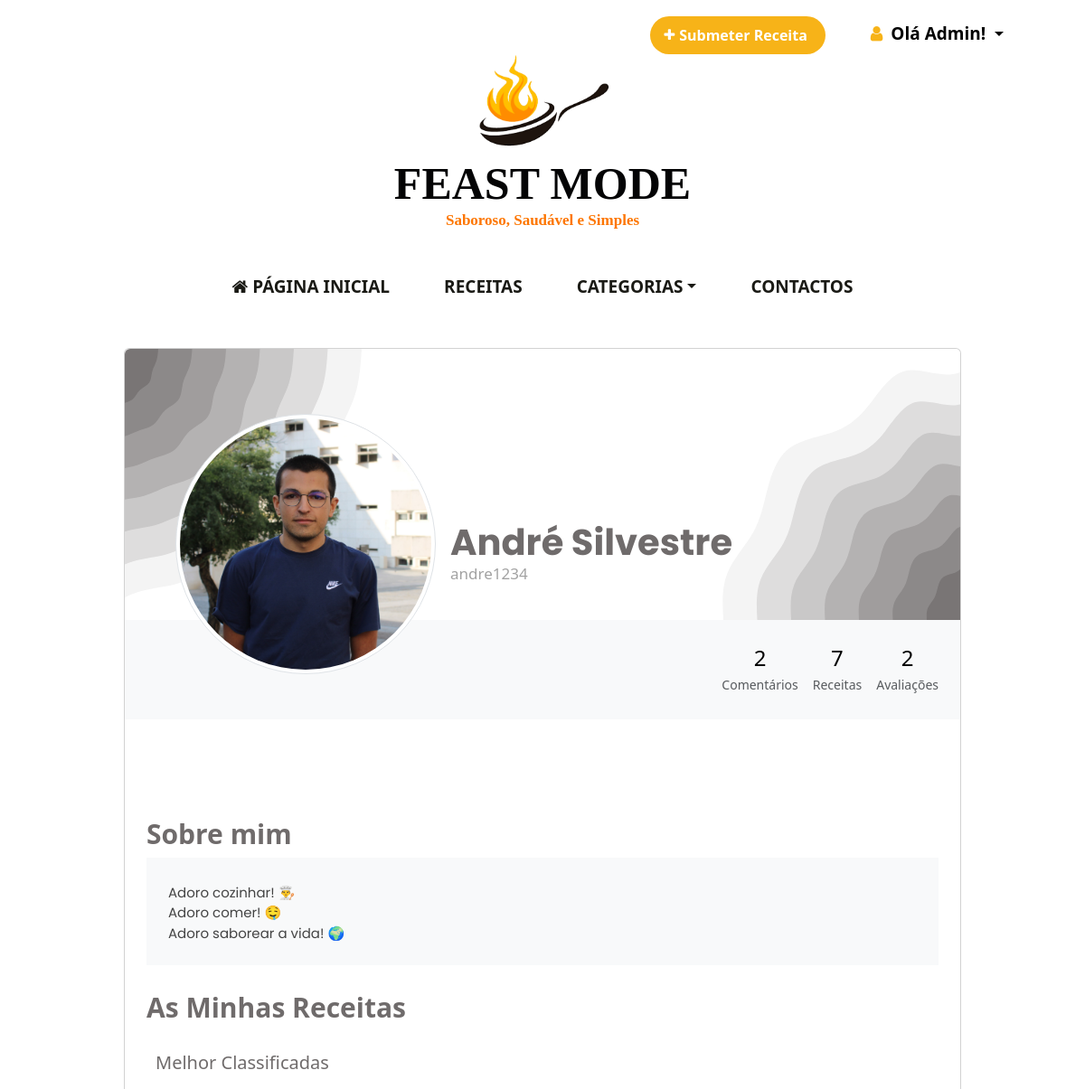
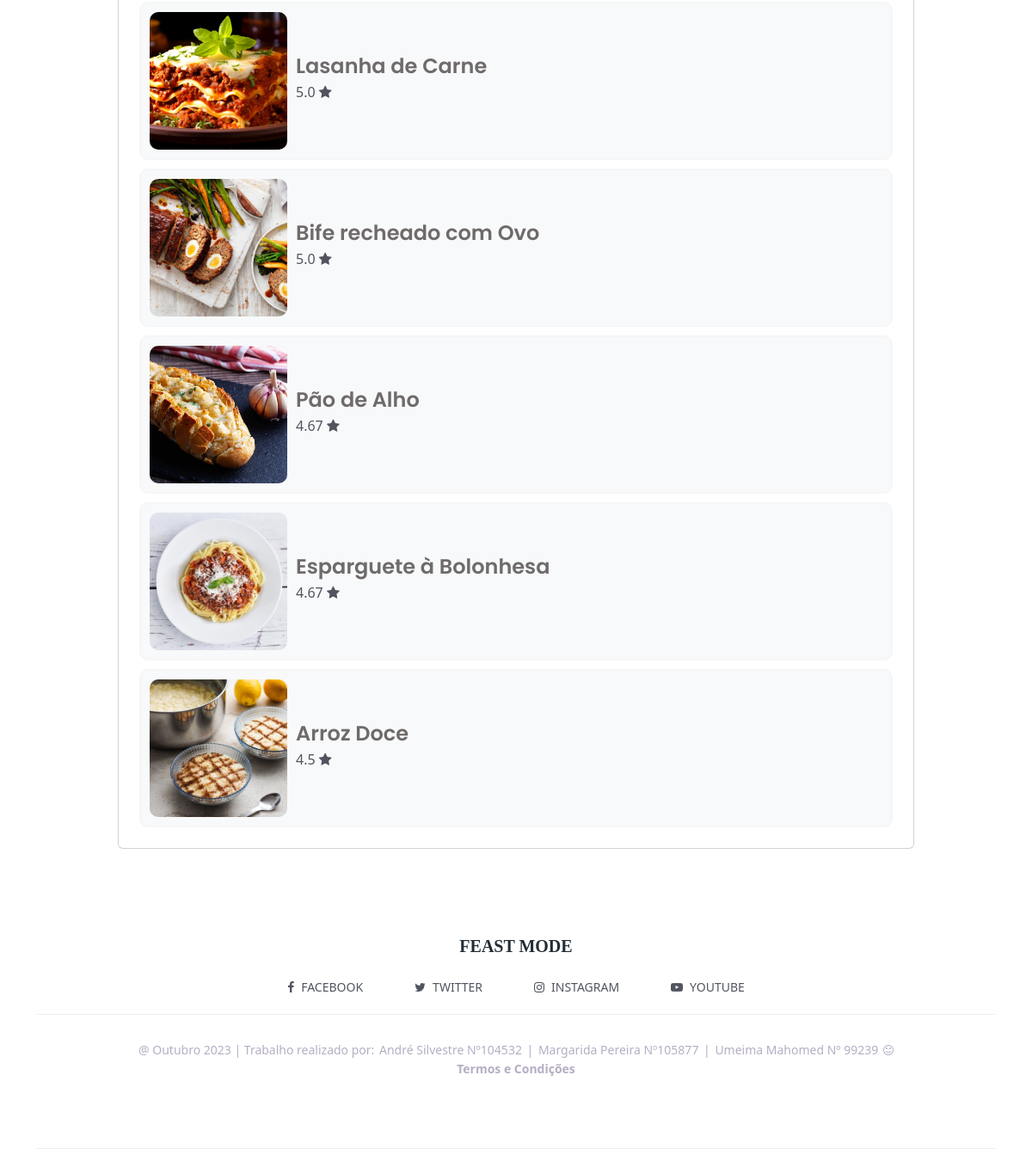
The app's page /perfil/andre1234/ (signed in) with its own data (2 pictures, top to bottom).
### recipe/models.py (models this page shows, shortened)
class Perfil(models.Model):
    user = models.OneToOneField(User, on_delete=models.CASCADE, primary_key=True)
    foto = models.ImageField(upload_to='foto_perfil', null=True, blank=True)
    descricao_pessoal = models.TextField(max_length=5000, null=True, blank=True)
    total_comentarios = models.IntegerField(default=0)
    total_avaliacoes = models.IntegerField(default=0)

class Receita(models.Model):
    autor = models.ForeignKey(User, on_delete=models.CASCADE)
    titulo = models.CharField(max_length=100, null=False, blank=False)
    doses = models.IntegerField(null=False, default=1)
    pub_data = models.DateTimeField(verbose_name='Data de Publicacao', default=timezone.now)
    tempo_prep = models.PositiveSmallIntegerField(null=False, default=1)
    grau_dificuldade = models.CharField(max_length=100,
                                        choices=[('Fácil', 'Fácil'),
                                                 ('Médio', 'Médio'),
                                                 ('Dificil', 'Dificil'), ], null=False)
    categoria = models.CharField(max_length=100,
                                 choices=[('Carne', 'Carne'), ('Peixe', 'Peixe'),
                                          ('Vegetariano/Vegan', 'Vegetariano/Vegan'), ('Salada', 'Salada'),
                                          ('Sobremesa', 'Sobremesa'), ('Entrada', 'Entrada'), ], null=False)
    calorias = models.PositiveIntegerField(null=False, default=1)
    modo_prep = models.TextField(null=False, blank=False, default='')
    imagem = models.ImageField(upload_to='recipe_image', null=True, blank=True)
    def media_avaliacoes(self):
        classificacoes = self.classificacao_set.all()
        if classificacoes.exists():
            return round(sum([c.rating for c in classificacoes]) / classificacoes.count(), 2)
        return 0

class Classificacao(models.Model):
    user = models.ForeignKey(User, on_delete=models.CASCADE)
    receita = models.ForeignKey(Receita, on_delete=models.CASCADE)
    rating = models.IntegerField(null=False, default='', choices=((1, '1'),
                                                                  (2, '2'),
                                                                  (3, '3'),
                                                                  (4, '4'),
                                                                  (5, '5'),))
    ava_data = models.DateTimeField(verbose_name='Data da Avaliacao', default=timezone.now)
    class Meta:
        unique_together = (('user', 'receita'),)

### recipe/views.py (the view)
# urls.py: path('perfil/<str:username>/', views.perfil, name='perfil'),
@login_required(login_url="recipe:login_page")
def perfil(request, username):
    user = get_object_or_404(User, username=username)
    top_receitas_user = Receita.objects.filter(autor=user) \
                               .annotate(avg_rating=Avg('classificacao__rating')) \
                               .order_by('-avg_rating')[:5]
    return render(request, 'recipe/perfil.html', {'user': user, 'top_receitas_user': top_receitas_user})

### recipe/templates/recipe/perfil.html (shortened to what this page needs)
<!DOCTYPE html>
{% extends "recipe/base.html" %}
{% block blocotopo %}
{% load static %}
{% load bootstrap5 %}
{% bootstrap_css %}
<html lang="en">
<head>
    <link href="https://unpkg.com/aos@2.3.1/dist/aos.css" rel="stylesheet">
</head>
<body>
    <section class="h-100">
        <div class="container py-5 h-100">
            <div class="row d-flex justify-content-center align-items-center h-100">
                <div class="col col-lg-12 col-xl-10">
                    <div class="card">
                        <div class="rounded-top text-white d-flex flex-row"
                             style="background: rgba(0, 0, 0, 0.8) url({% static "recipe/img/perfil-banner.svg" %}) no-repeat center;
                                     height:300px; background-size: cover;" >
                            <div class="ms-4 mt-5 d-flex flex-column" style="width: 20rem;" data-aos="fade-up" data-aos-duration="800">
                                <img src= "{{ user.perfil.foto.url }}"
                                     alt="" class="img-thumbnail img-fluid mt-4 mb-2"
                                     style="z-index: 1; border-radius: 50%; object-fit: cover; aspect-ratio:1/1; margin-left: 2rem">
                            </div>
                            <div class="ms-3" style="margin-top: 190px;">
                                <h1 style="color: #6f6b6b; margin-bottom: -2px; font-weight: bold" data-aos="fade-up-left" data-aos-duration="800">{{ user.first_name }} {{ user.last_name }}</h1>
                                <p style="font-size: 17px; color: #a2a2a2" data-aos="fade-up-left" data-aos-duration="800">{{ user.username }}</p>
                            </div>
                        </div>
                        <div class="p-4 text-black" style="background-color: #f8f9fa;">
                            <div class="d-flex justify-content-end text-center py-1" data-aos="fade-up" data-aos-duration="800">
                                <div>
                                    <p class="mb-1 h4">{{ user.perfil.total_comentarios }}</p>
                                    <p class="small text-muted mb-0">Comentários</p>
                                </div>
                                <div class="px-3">
                                    <p class="mb-1 h4">{{ user.receita_set.count }}</p>
                                    <p class="small text-muted mb-0">Receitas</p>
                                </div>
                                <div>
                                    <p class="mb-1 h4">{{ user.perfil.total_avaliacoes }}</p>
                                    <p class="small text-muted mb-0">Avaliações</p>
                                </div>
                            </div>
                        </div>
                        <div class="card-body p-4 text-black">
                            <div class="mb-4" style="margin-top:5rem" data-aos="fade-up" data-aos-duration="800">
                                {% if user.perfil.descricao_pessoal %}
                                    <p class="lead fw-bolder mb-1" style="font-size: 30px; color: #6f6b6b">Sobre mim</p>
                                    <div class="p-4" style="background-color: #f8f9fa;">
                                            <pre style="font-family: 'Poppins', sans-serif; font-size: 15px; text-align: justify;
                                                        color: #444444;margin-bottom: 0;white-space: break-spaces;">{{ user.perfil.descricao_pessoal }}</pre>
                                    </div>
                                {% endif %}
                            </div>
                            <div class="d-flex justify-content-between align-items-center mb-4" data-aos="fade-up" data-aos-duration="800">
                                <p class="lead fw-bolder mb-0" style="font-size: 30px; color: #6f6b6b">
                                    As Minhas Receitas
                                </p>
                            </div>
                            <p style="font-size: 20px; color: #6f6b6b; margin-left: 10px;font-weight: 500" data-aos="fade-up" data-aos-duration="800">Melhor Classificadas</p>
                            {% if top_receitas_user %}
                                <div class="box">
                                    {% for receita in top_receitas_user %}
                                        <a href="{% url 'recipe:detalhe' receita.titulo %}">
                                        <div class="list">
                                            <div class="imgBox" data-aos="fade-up" data-aos-duration="600">
                                                <img src="{{ receita.imagem.url }}" alt="">
                                            </div>
                                            <div class="info">
                                                <h4 data-aos="fade-up" data-aos-duration="800">{{ receita.titulo }}</h4>
                                                <p data-aos="fade-up" data-aos-duration="800">{{ receita.media_avaliacoes }} <i class="fa fa-star" aria-hidden="true"></i></p>
                                            </div>
                                        </div>
                                        </a>
                                    {% endfor %}
                                </div>
                            {% else %}
                                <p> Sem receitas publicadas! </p>
                            {% endif %}
                        </div>
                    </div>
                </div>
            </div>
        </div>
    </section>
    {% endblock %}

### recipe/templates/recipe/base.html (shortened to what this page needs)
<!DOCTYPE html>
<html lang="en">
{% load static %}
{% load bootstrap5 %}
{% bootstrap_css %}
<head>
    <link rel="stylesheet" type="text/css" href="{% static 'recipe/style.css' %}" />
    <link rel="stylesheet" href="https://cdnjs.cloudflare.com/ajax/libs/font-awesome/4.7.0/css/font-awesome.min.css">
    <link href="https://unpkg.com/aos@2.3.1/dist/aos.css" rel="stylesheet">
</head>
<body>
    <nav class="navbar navbar-expand-lg bg-transparent navbar-dark" style="margin-right: 3rem;">
        <div class="container-fluid">
            <ul class="navbar-nav ms-auto d-flex flex-row">
                {% if not user.is_authenticated %}
                <li class="nav-item dropdown">
                    <a class="nav-link dropdown-toggle text-black" id="navbarDropdown"
                       role="button" data-mdb-toggle="dropdown" aria-expanded="false" style="text-transform: capitalize">
                        <i class="fa fa-user-circle-o mx-1" style="color: var(--yellow)"></i> Iniciar Sessão</a>
                    <ul class="dropdown-menu dropdown-menu-end" aria-labelledby="navbarDropdown">
                        <li><a class="dropdown-item" href="{% url 'recipe:login_page' %}">Login</a></li>
                        <li><a class="dropdown-item" href="{% url 'recipe:registar_page' %}">Registar</a></li>
                    </ul>
                </li>
                {% elif user.is_authenticated %}
                <li>
                    <a href="{% url 'recipe:adicionar_receita' %}" class="fill-btn"><i class="fa fa-plus"></i>Submeter Receita</a>
                </li>
                <li class="nav-item dropdown" style="margin-top: 0.4rem;">
                    <a class="nav-link dropdown-toggle text-black" href="#" id="navbarDropdown"
                       role="button" data-mdb-toggle="dropdown" aria-expanded="false" style="text-transform: capitalize;">
                        <i class="fa fa-user mx-1" style="color: var(--yellow)"></i> Olá {{ request.user.first_name }}!
                    </a>
                </li>
                {% endif %}
            </ul>
        </div>
    </nav>
    <div class="container">
        <div class="row">
            <div class="logo_area text-center">
                <a href="{% url 'recipe:home' %}" class="site-logo">
                    <img src="{% static "recipe/img/Logo.png" %}" alt="" class="logo-img">
                    <span class="logo-text">FEAST MODE</span>
                    <span class="small-text">Saboroso, Saudável e Simples</span>
                </a>
            </div>
        </div>
    </div>
    <div class="col-12">
        <nav class="navbar navbar-expand-lg sticky">
            <div class="collapse navbar-collapse justify-content-center" id="site-nav">
                <ul class="navbar-nav" id="site-nav">
                    <li class="nav-item">
                        <a class="nav-link" href="{% url 'recipe:home' %}"> <i class="fa fa-home"></i> Página Inicial</a>
                    </li>
                    <li class="nav-item">
                        <a class="nav-link" href={% url 'recipe:receitas' %}#">Receitas</a>
                    </li>
                    <li class="nav-item dropdown">
                        <a class="nav-link dropdown-toggle" href="#" id="navbarDropdown" role="button"
                           data-mdb-toggle="dropdown" aria-haspopup="true" aria-expanded="false">Categorias</a>
                    </li>
                    <li class="nav-item">
                        <a class="nav-link" href="{% url 'recipe:contactos' %}">Contactos</a>
                    </li>
                </ul>
            </div>
        </nav>
    </div>
    {% block blocotopo %}
    {% endblock %}
    <footer class="footer_area">
        <div class="container">
            <div class="row">
                <div class="col-12">
                    <div class="footer-content">
                        <div class="footer-logo-area text-center">
                            <a href="{% url 'recipe:home' %}" class="site-logo">FEAST MODE</a>
                        </div>
                        <div class="footer-social-area d-flex">
                            <div class="single-icon">
                                <a href="#"><i class="fa fa-facebook" aria-hidden="true"></i><span>FACEBOOK</span></a>
                            </div>
                            <div class="single-icon">
                                <a href="#"><i class="fa fa-twitter" aria-hidden="true"></i><span>TWITTER</span></a>
                            </div>
                            <div class="single-icon">
                                <a href="#"><i class="fa fa-instagram" aria-hidden="true"></i><span>INSTAGRAM</span></a>
                            </div>
                            <div class="single-icon">
                                <a href="#"><i class="fa fa-youtube-play" aria-hidden="true"></i><span>YOUTUBE</span></a>
                            </div>
                        </div>
                        <div class="copy_right_text text-center">
                            <p> @ Outubro 2023 | Trabalho realizado por:
                                <span style="margin-right: 2px;margin-left: 2px">André Silvestre Nº104532 </span>|
                                <span style="margin-right: 2px;margin-left: 2px">Margarida Pereira Nº105877 </span> |
                                <span style="margin-right: 2px;margin-left: 2px">Umeima Mahomed Nº 99239 </span>
                                <i class="fa fa-smile-o"></i>
                            </p>
                        </div>
                        <div class="text-center termos-condições">
                            <p>
                                <a href="{% static 'recipe/TermosCondicoes_FeastMode.pdf' %}"><b>Termos e Condições</b></a>
                            </p>
                        </div>
                    </div>
                </div>
            </div>
        </div>
    </footer>
</body>
</html>

### records on screen
Receita: imagem (picture), titulo "Lasanha de Carne", media_avaliacoes "5.0"
Receita: imagem (picture), titulo "Bife recheado com Ovo", media_avaliacoes "5.0"
Receita: imagem (picture), titulo "Pão de Alho", media_avaliacoes "4.67"
Receita: imagem (picture), titulo "Esparguete à Bolonhesa", media_avaliacoes "4.67"
Receita: imagem (picture), titulo "Arroz Doce", media_avaliacoes "4.5"

### other values on screen
{{ request.user.first_name }} "Admin"
{{ user.first_name }} "André"
{{ user.last_name }} "Silvestre"
{{ user.username }} "andre1234"
{{ user.perfil.total_comentarios }} "2"
{{ user.receita_set.count }} "7"
{{ user.perfil.total_avaliacoes }} "2"
{{ user.perfil.descricao_pessoal }} "Adoro cozinhar! 👨‍🍳 Adoro comer! 🤤 Adoro saborear a vida! 🌍"
